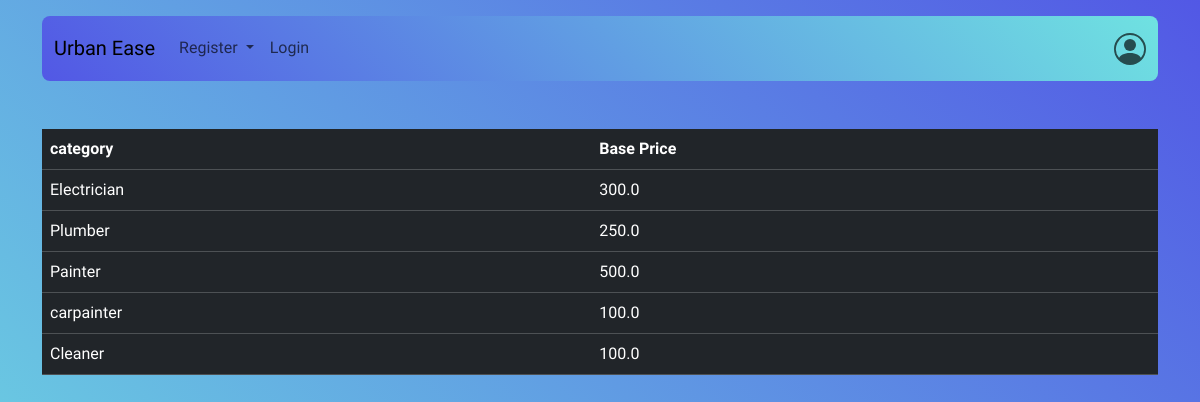
Page /baseprice on the earlier database version.
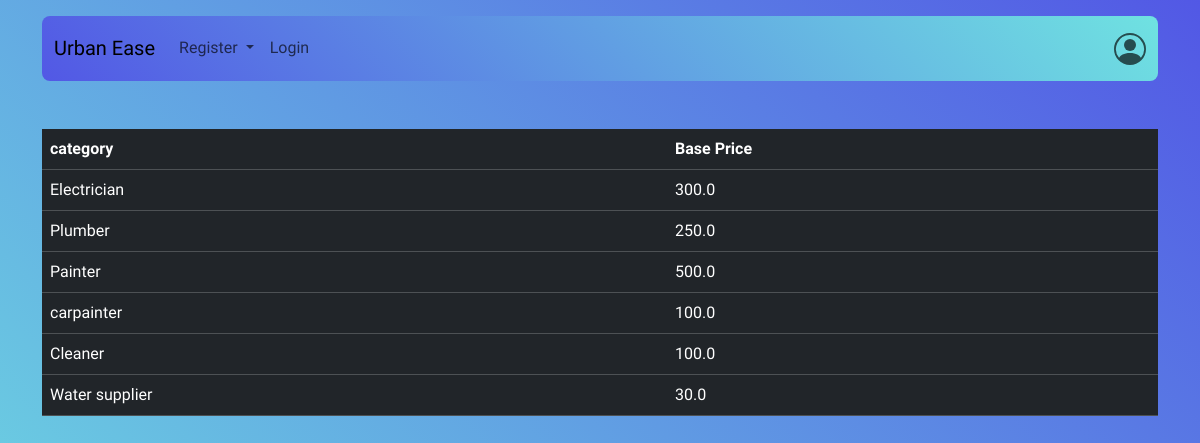
Same page on the later database version.
### application/model.py (models this page shows)
class ServiceCategory(db.Model):
    id = db.Column(db.Integer, primary_key=True)
    name = db.Column(db.String(80), nullable=False)
    base_price = db.Column(db.Float, nullable=False)
    time_required = db.Column(db.Integer, nullable=False)
    description = db.Column(db.String(80), nullable=False)
    status = db.Column(db.String(80), nullable=False)

### application/routes.py (the view)
@app.route('/baseprice')
def baseprice():
    service_categories = ServiceCategory.query.all()
    return render_template('baseprices.html', service_categories=service_categories)

### templates/baseprices.html
{% extends 'base.html' %}
{% block content %}
<table class="table table-dark table-hover mt-4">
    <thead>
      <tr>
        <th scope="col">category</th>
        <th scope="col">Base Price</th>
      </tr>
    </thead>
    <tbody>
        {% for category in service_categories %}
      <tr>
        <td scope="row">{{category.name}}</td>
        <td scope="row">{{category.base_price}}</td>
      </tr>
      {% endfor %}
    </tbody>
  </table>
{%endblock %}

Differences in the rows shown:
added ServiceCategory: name "Water supplier", base_price "30.0"
